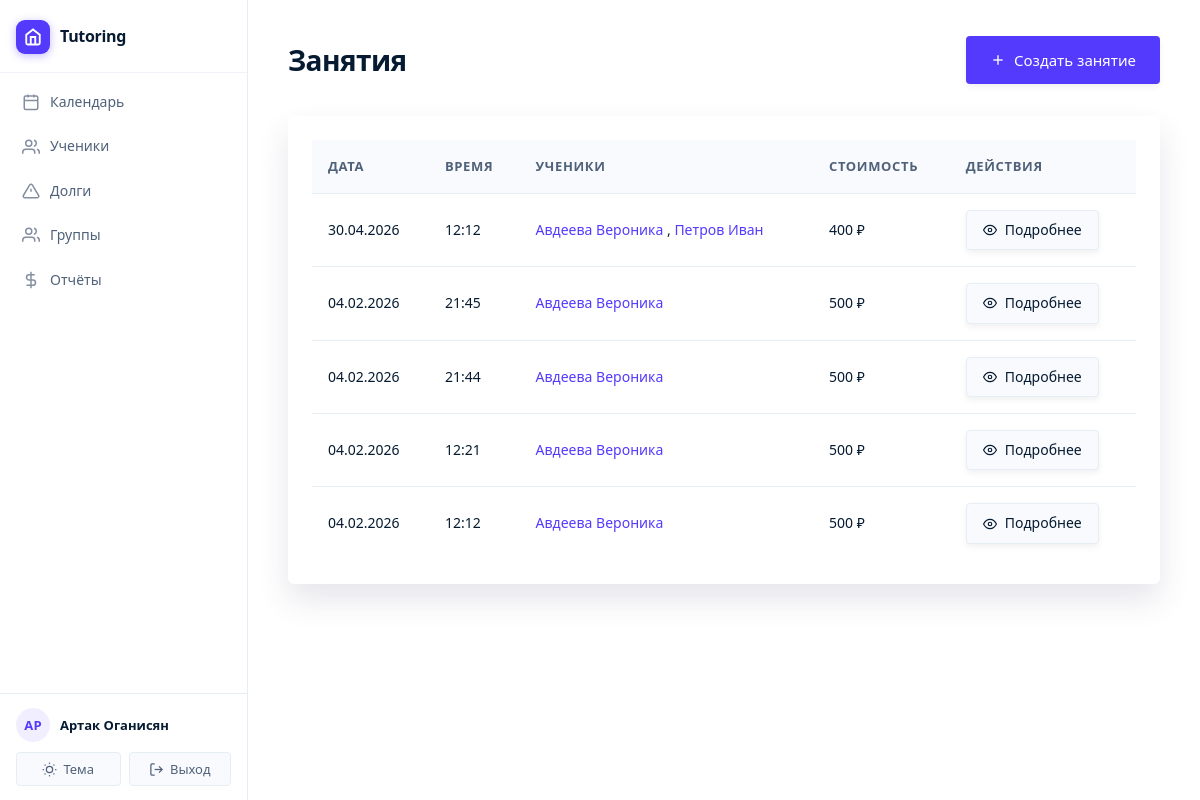
/lessons/ (signed in), run on the app's committed database.
### main/models.py (models this page shows, shortened)
class Lesson(models.Model):
    STATUS_CHOICES = [
        ('scheduled', 'Запланировано'),
        ('cancelled', 'Отменено'),
    ]
    CANCELLATION_REASON_CHOICES = [
        ('air_alert', 'Воздушная тревога / атака БПЛ'),
        ('student_sick', 'Ученик заболел'),
        ('tutor_sick', 'Репетитор заболел'),
        ('student_request', 'Просьба ученика'),
        ('rescheduled', 'Перенос'),
        ('other', 'Другое'),
    ]
    tutor = models.ForeignKey(Tutor, on_delete=models.CASCADE, related_name='lessons', verbose_name='Репетитор')
    students = models.ManyToManyField(Student, related_name='lessons', verbose_name='Ученики')
    date = models.DateField(verbose_name='Дата')
    time = models.TimeField(verbose_name='Время')
    duration = models.IntegerField(default=60, validators=[MinValueValidator(1)], verbose_name='Длительность (минуты)')
    lesson_price = models.DecimalField(max_digits=10, decimal_places=2, default=Decimal('0.00'), validators=[MinValueValidator(Decimal('0.00'))], verbose_name='Стоимость занятия (за одного ученика)')
    subject = models.CharField(max_length=200, blank=True, verbose_name='Предмет/Тема')
    notes = models.TextField(blank=True, verbose_name='Заметки')
    created_at = models.DateTimeField(auto_now_add=True, verbose_name='Дата создания')
    updated_at = models.DateTimeField(auto_now=True, verbose_name='Дата обновления')
    status = models.CharField(max_length=20, choices=STATUS_CHOICES, default='scheduled', verbose_name='Статус')
    cancellation_reason = models.CharField(max_length=30, choices=CANCELLATION_REASON_CHOICES, blank=True, verbose_name='Причина отмены')
    cancellation_note = models.TextField(blank=True, verbose_name='Заметка об отмене')
    class Meta:
        verbose_name = 'Занятие'
        verbose_name_plural = 'Занятия'
        ordering = ['-date', '-time']

class Student(models.Model):
    tutor = models.ForeignKey(Tutor, on_delete=models.CASCADE, related_name='students', verbose_name='Репетитор')
    groups = models.ManyToManyField(StudentGroup, related_name='students', blank=True, verbose_name='Группы')
    first_name = models.CharField(max_length=100, verbose_name='Имя')
    last_name = models.CharField(max_length=100, verbose_name='Фамилия')
    phone = models.CharField(max_length=20, blank=True, null=True, verbose_name='Телефон')
    telegram = models.CharField(max_length=20, blank=True, null=True, verbose_name='Телеграм')
    created_at = models.DateTimeField(auto_now_add=True, verbose_name='Дата создания')
    updated_at = models.DateTimeField(auto_now=True, verbose_name='Дата обновления')
    grade = models.CharField(max_length=10, blank=True, null=True, verbose_name='Класс')
    notes = models.TextField(blank=True, verbose_name='Заметки')
    is_active = models.BooleanField(default=True, verbose_name='Активен')
    default_price = models.DecimalField(
        max_digits=10,
        decimal_places=2,
        null=True,
        blank=True,
        verbose_name='Цена по умолчанию'
    )
    prepaid_balance = models.DecimalField(
        max_digits=10,
        decimal_places=2,
        default=Decimal('0.00'),
        verbose_name='Баланс предоплаты'
    )
    class Meta:
        verbose_name = 'Ученик'
        verbose_name_plural = 'Ученики'
        ordering = ['last_name', 'first_name']

### main/views.py (the view)
# urls.py: path('lessons/', views.lesson_list, name='lesson_list'),
@login_required
def lesson_list(request):
    tutor = get_tutor(request)
    if not tutor:
        messages.error(request, 'Профиль репетитора не найден.')
        return redirect('calendar')
    lessons = Lesson.objects.filter(tutor=tutor).order_by('-date', '-time')
    return render(request, 'main/lesson_list.html', {'lessons': lessons})

### main/views.py (called while the page is built)
def get_tutor(request):
    if request.user.is_authenticated:
        try:
            return request.user.tutor
        except Tutor.DoesNotExist:
            return None
    return None

### main/templates/main/lesson_list.html (shortened to what this page needs)
{% extends 'main/base.html' %}
{% block content %}
<div class="page-header">
    <h1>Занятия</h1>
    <div class="page-actions">
        <a href="{% url 'lesson_create' %}" class="btn">
            <svg width="16" height="16" viewBox="0 0 24 24" fill="none" stroke="currentColor" stroke-width="2">
                <line x1="12" y1="5" x2="12" y2="19"/>
                <line x1="5" y1="12" x2="19" y2="12"/>
            </svg>
            Создать занятие
        </a>
    </div>
</div>
{% if lessons %}
<div class="card">
    <table>
        <thead>
            <tr>
                <th>Дата</th>
                <th>Время</th>
                <th>Ученики</th>
                <th>Стоимость</th>
                <th>Действия</th>
            </tr>
        </thead>
        <tbody>
            {% for lesson in lessons %}
            <tr>
                <td>{{ lesson.date|date:"d.m.Y" }}</td>
                <td>{{ lesson.time|time:"H:i" }}</td>
                <td>
                    {% for student in lesson.students.all %}
                        <a href="{% url 'student_detail' student.pk %}" style="color: var(--primary); text-decoration: none;">
                            {{ student.last_name }} {{ student.first_name }}
                        </a>{% if not forloop.last %}, {% endif %}
                    {% endfor %}
                </td>
                <td>{{ lesson.lesson_price|floatformat:0 }} ₽</td>
                <td>
                    <a href="{% url 'lesson_detail' lesson.pk %}" class="btn btn-sm btn-secondary">
                        <svg width="14" height="14" viewBox="0 0 24 24" fill="none" stroke="currentColor" stroke-width="2">
                            <path d="M1 12s4-8 11-8 11 8 11 8-4 8-11 8-11-8-11-8z"/>
                            <circle cx="12" cy="12" r="3"/>
                        </svg>
                        Подробнее
                    </a>
                </td>
            </tr>
            {% endfor %}
        </tbody>
    </table>
</div>
{% endif %}
{% endblock %}

### main/templates/main/base.html (shortened to what this page needs)
{% load static %}
<!DOCTYPE html>
<html lang="ru">
<head>
    <link rel="stylesheet" href="{% static 'css/main.css' %}">
</head>
<body>
    <div class="app-layout">
        <aside class="sidebar" id="sidebar">
            <div class="sidebar-header">
                <a href="{% url 'calendar' %}" class="sidebar-logo">
                    <div class="sidebar-logo-mark">
                        <svg viewBox="0 0 24 24" fill="none" stroke="currentColor" stroke-width="2.5">
                            <path d="M3 9l9-7 9 7v11a2 2 0 0 1-2 2H5a2 2 0 0 1-2-2z"/>
                            <polyline points="9 22 9 12 15 12 15 22"/>
                        </svg>
                    </div>
                    <span class="sidebar-logo-text">Tutoring</span>
                </a>
            </div>
            <div class="sidebar-main">
                {% if user.is_authenticated %}
                    <nav class="sidebar-nav">
                        <a href="{% url 'calendar' %}" {% if request.resolver_match.url_name == 'calendar' %}class="active"{% endif %}>
                            <svg viewBox="0 0 24 24" fill="none" stroke="currentColor" stroke-width="2">
                                <rect x="3" y="4" width="18" height="18" rx="2" ry="2"/>
                                <line x1="16" y1="2" x2="16" y2="6"/>
                                <line x1="8" y1="2" x2="8" y2="6"/>
                                <line x1="3" y1="10" x2="21" y2="10"/>
                            </svg>
                            <span>Календарь</span>
                        </a>
                        <a href="{% url 'student_list' %}" >
                            <svg viewBox="0 0 24 24" fill="none" stroke="currentColor" stroke-width="2">
                                <path d="M17 21v-2a4 4 0 0 0-4-4H5a4 4 0 0 0-4 4v2"/>
                                <circle cx="9" cy="7" r="4"/>
                                <path d="M23 21v-2a4 4 0 0 0-3-3.87M16 3.13a4 4 0 0 1 0 7.75"/>
                            </svg>
                            <span>Ученики</span>
                        </a>
                        <a href="{% url 'students_debt_list' %}" {% if request.resolver_match.url_name == 'students_debt_list' %}class="active"{% endif %}>
                            <svg viewBox="0 0 24 24" fill="none" stroke="currentColor" stroke-width="2">
                                <path d="M10.29 3.86L1.82 18a2 2 0 0 0 1.71 3h16.94a2 2 0 0 0 1.71-3L13.71 3.86a2 2 0 0 0-3.42 0z"/>
                                <line x1="12" y1="9" x2="12" y2="13"/>
                                <line x1="12" y1="17" x2="12.01" y2="17"/>
                            </svg>
                            <span>Долги</span>
                        </a>
                        <a href="{% url 'group_list' %}" {% if 'group' in request.resolver_match.url_name %}class="active"{% endif %}>
                            <svg viewBox="0 0 24 24" fill="none" stroke="currentColor" stroke-width="2">
                                <path d="M17 21v-2a4 4 0 0 0-4-4H5a4 4 0 0 0-4 4v2"/>
                                <circle cx="9" cy="7" r="4"/>
                                <path d="M23 21v-2a4 4 0 0 0-3-3.87"/>
                                <path d="M16 3.13a4 4 0 0 1 0 7.75"/>
                            </svg>
                            <span>Группы</span>
                        </a>
                        <a href="{% url 'profit_report' %}" {% if request.resolver_match.url_name == 'profit_report' %}class="active"{% endif %}>
                            <svg viewBox="0 0 24 24" fill="none" stroke="currentColor" stroke-width="2">
                                <line x1="12" y1="1" x2="12" y2="23"/>
                                <path d="M17 5H9.5a3.5 3.5 0 0 0 0 7h5a3.5 3.5 0 0 1 0 7H6"/>
                            </svg>
                            <span>Отчёты</span>
                        </a>
                    </nav>
                {% endif %}
            </div>
            {% if user.is_authenticated %}
            <div class="sidebar-footer">
                <div class="sidebar-user-row">
                    <div class="sidebar-avatar">{{ user.get_full_name|default:user.username|slice:":2"|upper }}</div>
                    <div class="sidebar-user-info">
                        <div class="sidebar-user-name">{{ user.get_full_name|default:user.username }}</div>
                    </div>
                </div>
                <div class="sidebar-footer-actions">
                    <button class="theme-toggle" id="theme-toggle" aria-label="Переключить тему">
                        Тема
                    </button>
                    <form method="post" action="{% url 'logout' %}" style="flex: 1; display: flex;">
                        <button type="submit" class="sidebar-logout-btn">
                            <svg viewBox="0 0 24 24" fill="none" stroke="currentColor" stroke-width="2">
                                <path d="M9 21H5a2 2 0 0 1-2-2V5a2 2 0 0 1 2-2h4"/>
                                <polyline points="16 17 21 12 16 7"/>
                                <line x1="21" y1="12" x2="9" y2="12"/>
                            </svg>
                            Выход
                        </button>
                    </form>
                </div>
            </div>
            {% endif %}
        </aside>
        <main class="main-shell">
            <div class="main-inner">
                {% block content %}{% endblock %}
            </div>
        </main>
    </div>
</body>
</html>

### main/static/css/main.css (style rules this page uses)
:root { --primary: #533afd; --primary-light: rgba(83, 58, 253, 0.08); --primary-dark: #4429e8; --secondary: #50617a; --success: #30B27E; --warning: #E9A504; --danger: #DF1B41; --info: #0EA5E9; --bg-primary: #ffffff; --bg-secondary: #f8fafd; --bg-tertiary: #e5edf5; --border: #e5edf5; --border-light: #f0f4fa; --text-primary: #061b31; --text-secondary: #50617a; --text-tertiary: #64748d; --text: var(--text-primary); --text-muted: var(--text-tertiary); --surface: var(--bg-primary); --bg: var(--bg-secondary); --shadow-sm: rgba(23, 23, 23, 0.06) 0px 3px 6px 0px; --shadow: rgba(50, 50, 93, 0.12) 0px 16px 32px 0px; --shadow-md: rgba(23, 23, 23, 0.08) 0px 15px 35px 0px; --shadow-lg: rgba(0, 0, 0, 0.2) 0px 0px 32px 8px; }
* { margin: 0; padding: 0; box-sizing: border-box; }
body { font-family: ui-sans-serif, system-ui, -apple-system, BlinkMacSystemFont, 'Segoe UI', Roboto, sans-serif; background-color: var(--bg-secondary); color: var(--text-primary); line-height: 1.6; font-weight: 400; -webkit-font-smoothing: antialiased; -moz-osx-font-smoothing: grayscale; }
.sidebar { min-height: 100vh; background: var(--bg-primary); border-right: 1px solid var(--border); position: sticky; top: 0; z-index: 1000; }
.sidebar-header { padding: 2rem 1.5rem; border-bottom: 1px solid var(--border-light); }
.page-header { margin-bottom: 2rem; display: flex; justify-content: space-between; align-items: center; flex-wrap: wrap; gap: 1.5rem; }
.page-header h1 { font-size: 2rem; font-weight: 700; color: var(--text-primary); margin: 0; display: flex; align-items: center; gap: 0.875rem; letter-spacing: -0.5px; }
.card { border-radius: 6px; box-shadow: var(--shadow); transition: box-shadow 0.2s ease; overflow: hidden; background: var(--bg-primary); }
.btn { border-radius: 4px; padding: 0.625rem 1.25rem; font-weight: 400; font-size: 0.9375rem; transition: all 0.2s ease; border: 1px solid transparent; }
.card { animation: fadeIn 0.3s ease-out; }
a { color: var(--text-primary); text-decoration: none; transition: color 0.2s ease; }

### data on the page
Lesson: date "30.04.2026", time "12:12", lesson_price "400"
Student: last_name "Авдеева", first_name "Вероника"
Student: last_name "Петров", first_name "Иван"
Lesson: date "04.02.2026", time "21:45", lesson_price "500"
Student: last_name "Авдеева", first_name "Вероника"
Lesson: date "04.02.2026", time "21:44", lesson_price "500"
Lesson: date "04.02.2026", time "12:21", lesson_price "500"
Lesson: date "04.02.2026", time "12:12", lesson_price "500"

### other printed values
{{ user.get_full_name|default:user.username|slice:":2"|upper }} "АР"
{{ user.get_full_name|default:user.username }} "Артак Оганисян"
